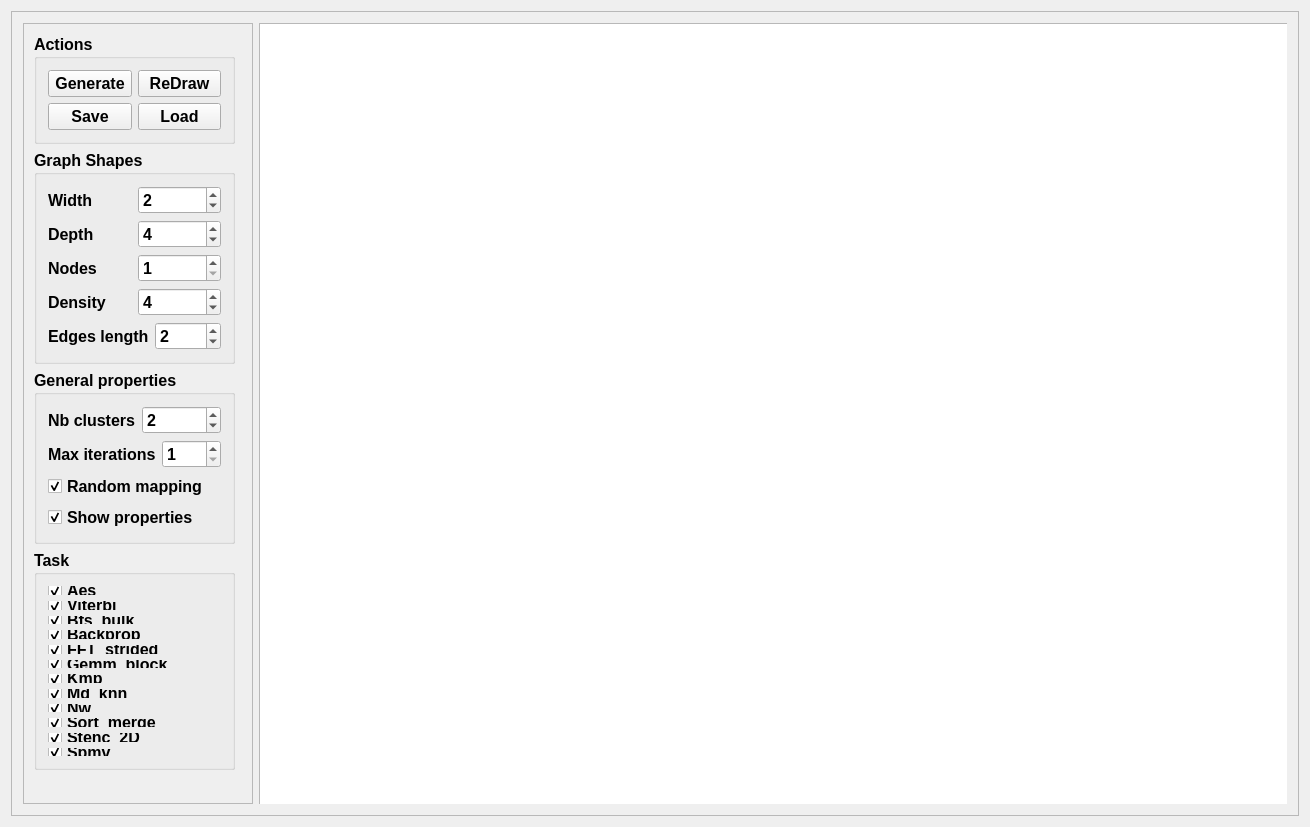
<?xml version="1.0" encoding="UTF-8"?>
<ui version="4.0">
 <class>mutantGui</class>
 <widget class="QMainWindow" name="mutantGui">
  <property name="geometry">
   <rect>
    <x>0</x>
    <y>0</y>
    <width>1310</width>
    <height>827</height>
   </rect>
  </property>
  <property name="sizePolicy">
   <sizepolicy hsizetype="Expanding" vsizetype="Expanding">
    <horstretch>0</horstretch>
    <verstretch>0</verstretch>
   </sizepolicy>
  </property>
  <property name="maximumSize">
   <size>
    <width>1920</width>
    <height>1200</height>
   </size>
  </property>
  <property name="font">
   <font>
    <pointsize>12</pointsize>
    <weight>75</weight>
    <bold>true</bold>
   </font>
  </property>
  <property name="windowTitle">
   <string>mutantGui</string>
  </property>
  <property name="autoFillBackground">
   <bool>true</bool>
  </property>
  <property name="unifiedTitleAndToolBarOnMac">
   <bool>true</bool>
  </property>
  <widget class="QWidget" name="centralWidget">
   <layout class="QVBoxLayout" name="verticalLayout_3">
    <item>
     <widget class="QFrame" name="frame">
      <property name="sizePolicy">
       <sizepolicy hsizetype="Expanding" vsizetype="Expanding">
        <horstretch>0</horstretch>
        <verstretch>0</verstretch>
       </sizepolicy>
      </property>
      <property name="frameShape">
       <enum>QFrame::StyledPanel</enum>
      </property>
      <property name="frameShadow">
       <enum>QFrame::Raised</enum>
      </property>
      <layout class="QHBoxLayout" name="horizontalLayout_3">
       <item>
        <widget class="QFrame" name="frame_3">
         <property name="enabled">
          <bool>true</bool>
         </property>
         <property name="sizePolicy">
          <sizepolicy hsizetype="Expanding" vsizetype="Expanding">
           <horstretch>0</horstretch>
           <verstretch>0</verstretch>
          </sizepolicy>
         </property>
         <property name="minimumSize">
          <size>
           <width>200</width>
           <height>0</height>
          </size>
         </property>
         <property name="maximumSize">
          <size>
           <width>230</width>
           <height>1200</height>
          </size>
         </property>
         <property name="baseSize">
          <size>
           <width>230</width>
           <height>1200</height>
          </size>
         </property>
         <property name="frameShape">
          <enum>QFrame::StyledPanel</enum>
         </property>
         <property name="frameShadow">
          <enum>QFrame::Plain</enum>
         </property>
         <property name="lineWidth">
          <number>3</number>
         </property>
         <widget class="QStackedWidget" name="stackedWidget">
          <property name="geometry">
           <rect>
            <x>0</x>
            <y>0</y>
            <width>223</width>
            <height>757</height>
           </rect>
          </property>
          <property name="sizePolicy">
           <sizepolicy hsizetype="Expanding" vsizetype="Expanding">
            <horstretch>0</horstretch>
            <verstretch>0</verstretch>
           </sizepolicy>
          </property>
          <property name="maximumSize">
           <size>
            <width>250</width>
            <height>1200</height>
           </size>
          </property>
          <property name="currentIndex">
           <number>0</number>
          </property>
          <widget class="QWidget" name="page_3">
           <property name="enabled">
            <bool>true</bool>
           </property>
           <property name="sizePolicy">
            <sizepolicy hsizetype="Expanding" vsizetype="Expanding">
             <horstretch>0</horstretch>
             <verstretch>0</verstretch>
            </sizepolicy>
           </property>
           <layout class="QVBoxLayout" name="verticalLayout_4">
            <item>
             <widget class="QGroupBox" name="groupBox">
              <property name="title">
               <string>Actions</string>
              </property>
              <layout class="QVBoxLayout" name="verticalLayout_5">
               <item>
                <layout class="QHBoxLayout" name="horizontalLayout">
                 <item>
                  <widget class="QPushButton" name="generate">
                   <property name="sizePolicy">
                    <sizepolicy hsizetype="Minimum" vsizetype="Fixed">
                     <horstretch>0</horstretch>
                     <verstretch>0</verstretch>
                    </sizepolicy>
                   </property>
                   <property name="text">
                    <string>Generate</string>
                   </property>
                   <property name="icon">
                    <iconset theme="reload">
                     <normaloff>.</normaloff>.</iconset>
                   </property>
                  </widget>
                 </item>
                 <item>
                  <widget class="QPushButton" name="reDraw">
                   <property name="text">
                    <string>ReDraw</string>
                   </property>
                  </widget>
                 </item>
                </layout>
               </item>
               <item>
                <layout class="QHBoxLayout" name="horizontalLayout_6">
                 <item>
                  <widget class="QPushButton" name="save">
                   <property name="sizePolicy">
                    <sizepolicy hsizetype="Minimum" vsizetype="Fixed">
                     <horstretch>0</horstretch>
                     <verstretch>0</verstretch>
                    </sizepolicy>
                   </property>
                   <property name="text">
                    <string>Save</string>
                   </property>
                   <property name="icon">
                    <iconset theme="reload">
                     <normaloff>.</normaloff>.</iconset>
                   </property>
                  </widget>
                 </item>
                 <item>
                  <widget class="QPushButton" name="load">
                   <property name="text">
                    <string>Load</string>
                   </property>
                  </widget>
                 </item>
                </layout>
               </item>
              </layout>
             </widget>
            </item>
            <item>
             <widget class="QGroupBox" name="form">
              <property name="enabled">
               <bool>true</bool>
              </property>
              <property name="sizePolicy">
               <sizepolicy hsizetype="Expanding" vsizetype="Expanding">
                <horstretch>0</horstretch>
                <verstretch>0</verstretch>
               </sizepolicy>
              </property>
              <property name="title">
               <string>Graph Shapes</string>
              </property>
              <layout class="QVBoxLayout" name="verticalLayout">
               <item>
                <layout class="QHBoxLayout" name="horizontalLayout_4">
                 <item>
                  <widget class="QLabel" name="label">
                   <property name="text">
                    <string>Width</string>
                   </property>
                  </widget>
                 </item>
                 <item>
                  <widget class="QSpinBox" name="widthBox">
                   <property name="enabled">
                    <bool>true</bool>
                   </property>
                   <property name="value">
                    <number>2</number>
                   </property>
                  </widget>
                 </item>
                </layout>
               </item>
               <item>
                <layout class="QHBoxLayout" name="horizontalLayout_5">
                 <item>
                  <widget class="QLabel" name="label_2">
                   <property name="text">
                    <string>Depth</string>
                   </property>
                  </widget>
                 </item>
                 <item>
                  <widget class="QSpinBox" name="depthBox">
                   <property name="value">
                    <number>4</number>
                   </property>
                  </widget>
                 </item>
                </layout>
               </item>
               <item>
                <layout class="QHBoxLayout" name="horizontalLayout_7">
                 <item>
                  <widget class="QLabel" name="label_4">
                   <property name="text">
                    <string>Nodes</string>
                   </property>
                  </widget>
                 </item>
                 <item>
                  <widget class="QSpinBox" name="nodesBox">
                   <property name="minimum">
                    <number>1</number>
                   </property>
                   <property name="maximum">
                    <number>200</number>
                   </property>
                  </widget>
                 </item>
                </layout>
               </item>
               <item>
                <layout class="QHBoxLayout" name="horizontalLayout_8">
                 <item>
                  <widget class="QLabel" name="label_5">
                   <property name="text">
                    <string>Density</string>
                   </property>
                  </widget>
                 </item>
                 <item>
                  <widget class="QSpinBox" name="eDensityBox">
                   <property name="minimum">
                    <number>1</number>
                   </property>
                   <property name="value">
                    <number>4</number>
                   </property>
                  </widget>
                 </item>
                </layout>
               </item>
               <item>
                <layout class="QHBoxLayout" name="horizontalLayout_9">
                 <item>
                  <widget class="QLabel" name="label_6">
                   <property name="text">
                    <string>Edges length</string>
                   </property>
                  </widget>
                 </item>
                 <item>
                  <widget class="QSpinBox" name="eLengthBox">
                   <property name="minimum">
                    <number>1</number>
                   </property>
                   <property name="value">
                    <number>2</number>
                   </property>
                  </widget>
                 </item>
                </layout>
               </item>
              </layout>
             </widget>
            </item>
            <item>
             <widget class="QGroupBox" name="genProp">
              <property name="enabled">
               <bool>true</bool>
              </property>
              <property name="sizePolicy">
               <sizepolicy hsizetype="Expanding" vsizetype="Expanding">
                <horstretch>0</horstretch>
                <verstretch>0</verstretch>
               </sizepolicy>
              </property>
              <property name="title">
               <string>General properties</string>
              </property>
              <layout class="QVBoxLayout" name="verticalLayout_6">
               <item>
                <layout class="QHBoxLayout" name="horizontalLayout_18">
                 <item>
                  <widget class="QLabel" name="label_14">
                   <property name="text">
                    <string>Nb clusters</string>
                   </property>
                  </widget>
                 </item>
                 <item>
                  <widget class="QSpinBox" name="nbCluster">
                   <property name="minimum">
                    <number>1</number>
                   </property>
                   <property name="value">
                    <number>2</number>
                   </property>
                  </widget>
                 </item>
                </layout>
               </item>
               <item>
                <layout class="QHBoxLayout" name="horizontalLayout_17">
                 <item>
                  <widget class="QLabel" name="label_13">
                   <property name="text">
                    <string>Max iterations</string>
                   </property>
                  </widget>
                 </item>
                 <item>
                  <widget class="QSpinBox" name="maxIter">
                   <property name="minimum">
                    <number>1</number>
                   </property>
                   <property name="value">
                    <number>1</number>
                   </property>
                  </widget>
                 </item>
                </layout>
               </item>
               <item>
                <widget class="QCheckBox" name="rmEnable">
                 <property name="text">
                  <string>Random mapping</string>
                 </property>
                 <property name="checked">
                  <bool>true</bool>
                 </property>
                </widget>
               </item>
               <item>
                <widget class="QCheckBox" name="showProp">
                 <property name="text">
                  <string>Show properties</string>
                 </property>
                 <property name="checked">
                  <bool>true</bool>
                 </property>
                </widget>
               </item>
              </layout>
             </widget>
            </item>
            <item>
             <widget class="QGroupBox" name="task">
              <property name="enabled">
               <bool>true</bool>
              </property>
              <property name="sizePolicy">
               <sizepolicy hsizetype="Expanding" vsizetype="Expanding">
                <horstretch>0</horstretch>
                <verstretch>0</verstretch>
               </sizepolicy>
              </property>
              <property name="minimumSize">
               <size>
                <width>0</width>
                <height>220</height>
               </size>
              </property>
              <property name="maximumSize">
               <size>
                <width>220</width>
                <height>1200</height>
               </size>
              </property>
              <property name="title">
               <string>Task</string>
              </property>
              <layout class="QVBoxLayout" name="verticalLayout_2" stretch="0,0,0,0,0,0,0,0,0,0,0,0">
               <property name="sizeConstraint">
                <enum>QLayout::SetDefaultConstraint</enum>
               </property>
               <item>
                <widget class="QCheckBox" name="aes">
                 <property name="enabled">
                  <bool>true</bool>
                 </property>
                 <property name="text">
                  <string>Aes</string>
                 </property>
                 <property name="checked">
                  <bool>true</bool>
                 </property>
                </widget>
               </item>
               <item>
                <widget class="QCheckBox" name="viterbi">
                 <property name="text">
                  <string>Viterbi</string>
                 </property>
                 <property name="checked">
                  <bool>true</bool>
                 </property>
                </widget>
               </item>
               <item>
                <widget class="QCheckBox" name="bfs">
                 <property name="text">
                  <string>Bfs_bulk</string>
                 </property>
                 <property name="checked">
                  <bool>true</bool>
                 </property>
                </widget>
               </item>
               <item>
                <widget class="QCheckBox" name="backprop">
                 <property name="text">
                  <string>Backprop</string>
                 </property>
                 <property name="checked">
                  <bool>true</bool>
                 </property>
                </widget>
               </item>
               <item>
                <widget class="QCheckBox" name="fft">
                 <property name="text">
                  <string>FFT_strided</string>
                 </property>
                 <property name="checked">
                  <bool>true</bool>
                 </property>
                </widget>
               </item>
               <item>
                <widget class="QCheckBox" name="gemm">
                 <property name="text">
                  <string>Gemm_block</string>
                 </property>
                 <property name="checked">
                  <bool>true</bool>
                 </property>
                </widget>
               </item>
               <item>
                <widget class="QCheckBox" name="kmp">
                 <property name="text">
                  <string>Kmp</string>
                 </property>
                 <property name="checked">
                  <bool>true</bool>
                 </property>
                </widget>
               </item>
               <item>
                <widget class="QCheckBox" name="md">
                 <property name="text">
                  <string>Md_knn</string>
                 </property>
                 <property name="checked">
                  <bool>true</bool>
                 </property>
                </widget>
               </item>
               <item>
                <widget class="QCheckBox" name="nw">
                 <property name="text">
                  <string>Nw</string>
                 </property>
                 <property name="checked">
                  <bool>true</bool>
                 </property>
                </widget>
               </item>
               <item>
                <widget class="QCheckBox" name="sort">
                 <property name="text">
                  <string>Sort_merge</string>
                 </property>
                 <property name="checked">
                  <bool>true</bool>
                 </property>
                </widget>
               </item>
               <item>
                <widget class="QCheckBox" name="stenc">
                 <property name="text">
                  <string>Stenc_2D</string>
                 </property>
                 <property name="checked">
                  <bool>true</bool>
                 </property>
                </widget>
               </item>
               <item>
                <widget class="QCheckBox" name="spmv">
                 <property name="text">
                  <string>Spmv</string>
                 </property>
                 <property name="checked">
                  <bool>true</bool>
                 </property>
                </widget>
               </item>
              </layout>
             </widget>
            </item>
            <item>
             <spacer name="verticalSpacer">
              <property name="orientation">
               <enum>Qt::Vertical</enum>
              </property>
              <property name="sizeHint" stdset="0">
               <size>
                <width>20</width>
                <height>40</height>
               </size>
              </property>
             </spacer>
            </item>
           </layout>
          </widget>
          <widget class="QWidget" name="page_4"/>
         </widget>
        </widget>
       </item>
       <item>
        <widget class="QFrame" name="frame_2">
         <property name="enabled">
          <bool>true</bool>
         </property>
         <property name="sizePolicy">
          <sizepolicy hsizetype="Expanding" vsizetype="Expanding">
           <horstretch>0</horstretch>
           <verstretch>0</verstretch>
          </sizepolicy>
         </property>
         <property name="maximumSize">
          <size>
           <width>1670</width>
           <height>1080</height>
          </size>
         </property>
         <property name="frameShape">
          <enum>QFrame::StyledPanel</enum>
         </property>
         <property name="frameShadow">
          <enum>QFrame::Raised</enum>
         </property>
         <widget class="QGraphicsView" name="display">
          <property name="geometry">
           <rect>
            <x>0</x>
            <y>0</y>
            <width>1670</width>
            <height>1200</height>
           </rect>
          </property>
          <property name="sizePolicy">
           <sizepolicy hsizetype="Maximum" vsizetype="Maximum">
            <horstretch>0</horstretch>
            <verstretch>0</verstretch>
           </sizepolicy>
          </property>
          <property name="minimumSize">
           <size>
            <width>0</width>
            <height>0</height>
           </size>
          </property>
          <property name="maximumSize">
           <size>
            <width>1670</width>
            <height>1200</height>
           </size>
          </property>
         </widget>
        </widget>
       </item>
      </layout>
     </widget>
    </item>
   </layout>
  </widget>
 </widget>
 <layoutdefault spacing="6" margin="11"/>
 <resources/>
 <connections/>
</ui>
